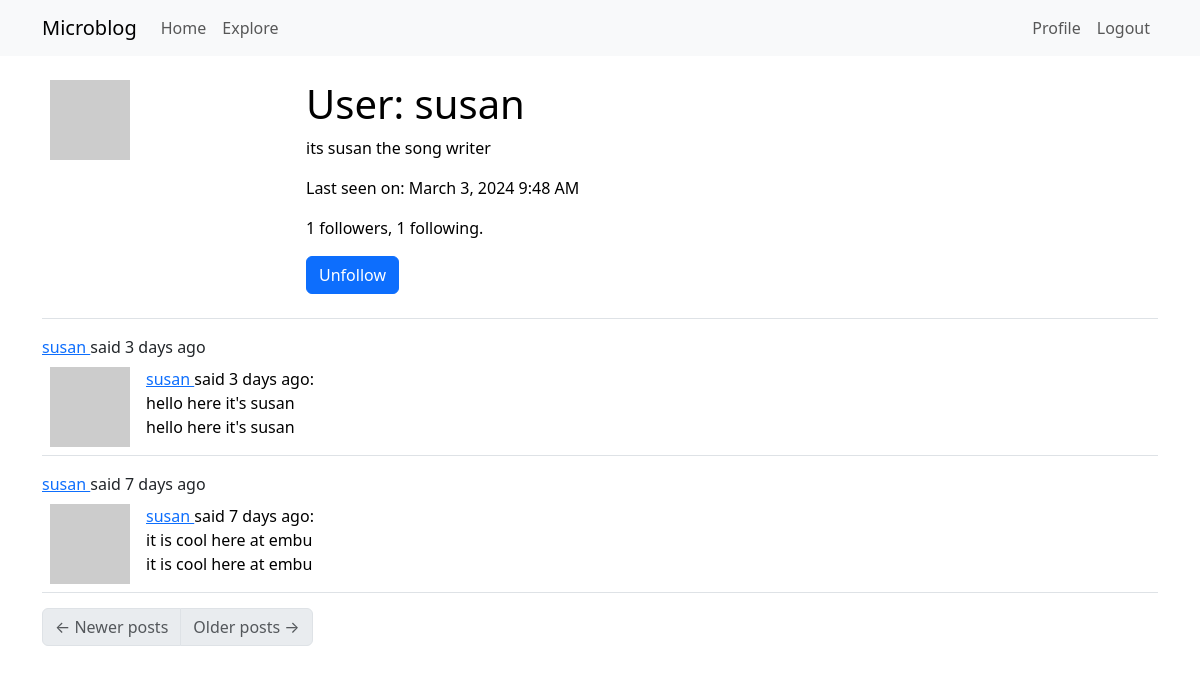
Screenshot of /user/susan (signed in) with the database file from the repository.
### app/models.py (models this page shows, shortened)
class User(UserMixin, db.Model):
    id = db.Column(db.Integer, primary_key=True)
    username = db.Column(db.String(64), index=True, unique=True)
    email = db.Column(db.String(120), index=True, unique=True)
    password_hash = db.Column(db.String(128))
    posts = db.relationship('Post', backref='author', lazy='dynamic')
    about_me = db.Column(db.String(140))
    last_seen = db.Column(db.DateTime, default=datetime.utcnow)
    def avatar(self, size):
        digest = md5(self.email.lower().encode('utf-8')).hexdigest()
        return 'https://www.gravatar.com/avatar/{}?d=identicon&s={}'.format(
            digest, size)
    def is_following(self, user):
        query = self.following.select().where(User.id == user.id)
        return db.session.scalar(query) is not None
    def followers_count(self):
        query = sa.select(sa.func.count()).select_from(
            self.followers.select().subquery())
        return db.session.scalar(query)
    def following_count(self):
        query = sa.select(sa.func.count()).select_from(
            self.following.select().subquery())
        return db.session.scalar(query)
    following: so.WriteOnlyMapped['User'] = so.relationship(
        secondary=followers, primaryjoin=(followers.c.follower_id == id),
        secondaryjoin=(followers.c.followed_id == id),
        back_populates='followers')
    followers: so.WriteOnlyMapped['User'] = so.relationship(
        secondary=followers, primaryjoin=(followers.c.followed_id == id),
        secondaryjoin=(followers.c.follower_id == id),
        back_populates='following')

class Post(db.Model):
    id = db.Column(db.Integer, primary_key=True)
    body = db.Column(db.String(140))
    timestamp = db.Column(db.DateTime, index=True, default=datetime.utcnow)
    user_id = db.Column(db.Integer, db.ForeignKey('user.id'))
    @login.user_loader
    def load_user(id):
                return User.query.get(int(id))

### app/routes.py (the view)
@app.route('/user/<username>')
@login_required
def user(username):
    user = db.first_or_404(sa.select(User).where(User.username == username))
    page = request.args.get('page', 1, type=int)
    query = user.posts.order_by(Post.timestamp.desc())
    posts = db.paginate(query, page=page,
                        per_page=app.config['POSTS_PER_PAGE'],
                        error_out=False)
    next_url = url_for('user', username=user.username, page=posts.next_num) \
        if posts.has_next else None
    prev_url = url_for('user', username=user.username, page=posts.prev_num) \
        if posts.has_prev else None
    form = EmptyForm()
    return render_template('user.html', user=user, posts=posts.items,
                           next_url=next_url, prev_url=prev_url, form=form)

### app/forms.py
class EmptyForm(FlaskForm):
    submit = SubmitField('Submit')

### app/__init__.py (called while the page is built)
def get_locale():
    return 'es'

### app/routes.py (called while the page is built)
@app.before_request
def before_request():
    if current_user.is_authenticated:
      current_user.last_seen = datetime.utcnow()
    db.session.commit()
    g.locale = str(get_locale())

### app/templates/user.html (shortened to what this page needs)
{% extends "base.html" %}
{% block content %}
    <table class="table table-hover">
        <tr>
            <td width="256px"><img src="{{ user.avatar(256) }}"></td>
            <td>
                <h1>User: {{ user.username }}</h1>
                {% if user.about_me %}<p>{{ user.about_me }}</p>{% endif %}
                {% if user.last_seen %}
<p>Last seen on: {{ moment(user.last_seen).format('LLL') }}</p>
{% endif %}
                <p>{{ user.followers_count() }} followers, {{ user.following_count() }} following.</p>
                {% if user == current_user %}
                <p><a href="{{ url_for('edit_profile') }}">Edit your profile</a></p>
                {% else %}
                <p>
                    <form action="{{ url_for('unfollow', username=user.username) }}" method="post">
                        {{ form.submit(value='Unfollow', class_='btn btn-primary') }}
                    </form>
                </p>
                {% endif %}
            </td>
        </tr>
    </table>
    {% for post in posts %}
        {% include '_post.html' %}
    {% endfor %}
    <nav aria-label="Post navigation">
        <ul class="pagination">
            <li class="page-item{% if not prev_url %} disabled{% endif %}">
                <a class="page-link" href="{{ prev_url }}">
                    <span aria-hidden="true">&larr;</span> Newer posts
                </a>
            </li>
            <li class="page-item{% if not next_url %} disabled{% endif %}">
                <a class="page-link" href="{{ next_url }}">
                    Older posts <span aria-hidden="true">&rarr;</span>
                </a>
            </li>
        </ul>
    </nav>
{% endblock %}

### app/templates/_post.html (shortened to what this page needs)
<table class="table table-hover">
    <tr>
        <td width="70px">
            <a href="{{ url_for('user', username=post.author.username) }}">
                <img src="{{ post.author.avatar(70) }}" />
            </a>
        </td>
        <td>
            <a href="{{ url_for('user', username=post.author.username) }}">
                {{ post.author.username }}
                </a>
                said {{ moment(post.timestamp).fromNow() }}:
                <br>
                {{ post.body }}
            <br>
            {{ post.body }}
        </td>
    </tr>
    <tr>
        {{ _('%(username)s said %(when)s',
            username=user_link, when=moment(post.timestamp).fromNow()) }}
    </tr>
</table>

### rows the page displays
User: username "susan", about_me "its susan the song writer", last_seen "March 3, 2024 9:48 AM"
Post: author.username "susan", timestamp "3 days ago", body "hello here it's susan"
Post: author.username "susan", timestamp "7 days ago", body "it is cool here at embu"

### other values shown
{{ user.followers_count() }} "1"
{{ user.following_count() }} "1"
